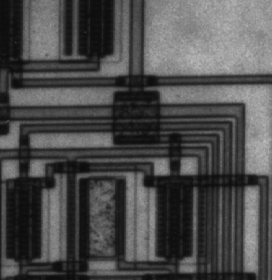
#> input picture Lab5-EdgeDetection/Lab_Edge_Detection_STD/circuit.tif, 272 x 280 px
$ jupyter execute Lab_Edge_Detection_STD.ipynb   (shell and % lines are left out)
#> lines starting #> are read from the running program, lines starting #| are printed output that depends on the picture; after the words box and inside, x2 and y2 are one past the last pixel; in counts of white or black regions, pixels touching at a corner belong together
### Lab5-EdgeDetection/Lab_Edge_Detection_STD/commonfunctions.py


import skimage.io as io
import matplotlib.pyplot as plt
import numpy as np
from skimage.exposure import histogram
from matplotlib.pyplot import bar
from skimage.color import rgb2gray,rgb2hsv

# Convolution:
from scipy.signal import convolve2d
from scipy import fftpack
import math

from skimage.util import random_noise
from skimage.filters import median
from skimage.feature import canny


# Edges
from skimage.filters import sobel_h, sobel, sobel_v,roberts, prewitt

# Show the figures / plots inside the notebook
def show_images(images,titles=None):
    #This function is used to show image(s) with titles by sending an array of images and an array of associated titles.
    # images[0] will be drawn with the title titles[0] if exists
    # You aren't required to understand this function, use it as-is.
    n_ims = len(images)
    if titles is None: titles = ['(%d)' % i for i in range(1,n_ims + 1)]
    fig = plt.figure()
    n = 1
    for image,title in zip(images,titles):
        a = fig.add_subplot(1,n_ims,n)
        if image.ndim == 2:
            plt.gray()
        plt.imshow(image)
        a.set_title(title)
        n += 1
    fig.set_size_inches(np.array(fig.get_size_inches()) * n_ims)
    plt.show()


# [6 lines left out: function showHist, not called in this run]

### Lab5-EdgeDetection/Lab_Edge_Detection_STD/Lab_Edge_Detection_STD.ipynb
# Lab 4 - part2
### Edge Detection

https://github.com/scikit-image/scikit-image/blob/master/skimage/filters/edges.py

http://scikit-image.org/docs/0.11.x/auto_examples/plot_edge_filter.html

http://scikit-image.org/docs/dev/auto_examples/edges/plot_canny.html

[cell 1]
from commonfunctions import *
from skimage.color import rgb2gray,rgba2rgb

[cell 2]
'''
1. Built-in Sobel, Prewill, Roberts, Canny
2. Custom Sobel (V-H-Both)
3. Custom LoG
'''

[cell 3]
# 1. Built-in Sobel, Prewill, Roberts, Canny

img = io.imread('circuit.tif')
#> img is the input picture: shape (280, 272); min 12, max 191, mean 76.3
sobel_h_img=sobel_h(img)
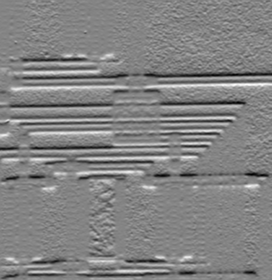
#> sobel_h_img: shape (280, 272) float64; min -0.287, max 0.268, mean -0.00183; drawn with min black and max white
sobel_v_img=sobel_v(img)
sobel_img=sobel(img)
prewitt_img=prewitt(img)
robert_img=roberts(img)
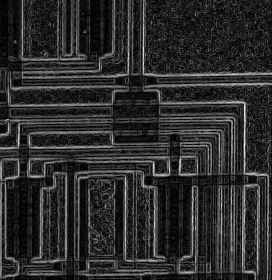
#> robert_img: shape (280, 272) float64; min 0, max 0.208, mean 0.0363; drawn with min black and max white
canny_img1=canny(img,sigma = 1.5, low_threshold=40, high_threshold=70)
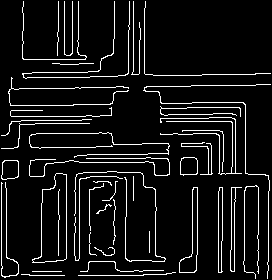
#> canny_img1: shape (280, 272) bool; 8% white in thin lines or dots
canny_img2=canny(img,sigma = 4, low_threshold=40, high_threshold=70)
#> canny_img2: shape (280, 272) bool; 2% white in thin lines or dots
canny_img3=canny(img,sigma = 1.5, low_threshold=60, high_threshold=70)
#> canny_img3: shape (280, 272) bool; 6.2% white in thin lines or dots
canny_img4=canny(img,sigma = 1.5, low_threshold=40, high_threshold=50)
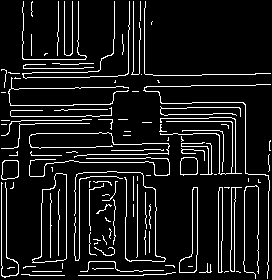
#> canny_img4: shape (280, 272) bool; 9.5% white in thin lines or dots
show_images([img,sobel_h_img,sobel_v_img,sobel_img],["Original","Sobel_h","Sobel_v","Sobel"])
#> in show_images, `n_ims = len(images)`: n_ims = 4
#> the loop in show_images, `for image,title in zip(images,titles):` made 4 passes
#> title on passes 1 to 4: 'Original', 'Sobel_h', 'Sobel_v', 'Sobel'
#> after the loop in show_images, `for image,title in zip(images,titles):`: n = 5
show_images([img,prewitt_img,robert_img,canny_img1,canny_img2,canny_img3,canny_img4],["Original","Prewitt","Robert","Canny1","Canny2","Canny3","Canny4"])
#> the loop in show_images (call 2), `for image,title in zip(images,titles):` made 7 passes


# Sigma: Standard deviation of the Gaussian filter. Good values to start with are between 0.6 and 2.4. Smaller filters cause less blurring, and allow detection of small, sharp lines. A larger filter increases processing time and causes more blurring.

# Low and High thresholds: A threshold set too high can miss important information. On the other hand, a threshold set too low will falsely identify irrelevant information (such as noise) as important. 0.2-0.5 are good starting values for the low threshold; 0.6-0.9 are good starting values for the high threshold.

[cell 4]
# 2. Custom Sobel (V-H-Both)
def customSobel(img,threshold):
#> called with threshold = 50
    img_gray=img.astype(np.uint8)
    sobelY=[[-1,0,1 ],[-2,0,2 ],[-1,0,1]]
    sobelX=[[-1,-2,-1],[0 ,0 , 0],[1 ,2 , 1]]
    convolvedY=convolve2d(img_gray,sobelY)
    convolvedX=convolve2d(img_gray,sobelX)

    convolvedXY = np.sqrt(np.square(convolvedX)+np.square(convolvedY))
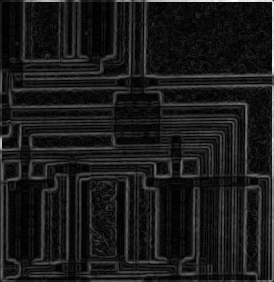
#> convolvedXY: shape (282, 274) float64; min 0, max 681, mean 71.1; drawn with min black and max white
    result = np.where(convolvedXY > threshold, 1, 0)
#> result: shape (282, 274) int64; values 0 (black) and 1 (white), 49.6% white; 564 white regions (542 under 20 px), largest, box (x1, y1, x2, y2) and area: (0, 0, 274, 282) 35330, (241, 50, 259, 63) 69, (192, 60, 212, 72) 55

    show_images([img_gray,convolvedY,convolvedX,convolvedXY,result],["Original","sobel_y","sobel_x","sobel","sobel with threshold"])


img = io.imread('circuit.tif')
customSobel(img,50)
customSobel(img,100)
#> in customSobel (call 2), `result = np.where(convolvedXY > threshold, 1, 0)`: result: shape (282, 274) int64; values 0 (black) and 1 (white), 22.7% white; 378 white regions (323 under 20 px), largest, box (x1, y1, x2, y2) and area: (23, 0, 274, 282) 4526, (0, 120, 114, 282) 1494, (75, 172, 167, 264) 1400
customSobel(img,175)
#> in customSobel (call 3), `result = np.where(convolvedXY > threshold, 1, 0)`: result: shape (282, 274) int64; values 0 (black) and 1 (white), 7.4% white in thin lines or dots
customSobel(img,250)
#> in customSobel (call 4), `result = np.where(convolvedXY > threshold, 1, 0)`: result: shape (282, 274) int64; values 0 (black) and 1 (white), 1.6% white; 65 white regions (57 under 20 px), largest, box (x1, y1, x2, y2) and area: (145, 0, 274, 76) 405, (268, 85, 274, 282) 392, (24, 0, 65, 2) 81


## threshold >>
## sensitivity to noise <<
## but fine details <<

[cell 5]
# 3. Custom LoG
from scipy import ndimage
thres= 20

def LOG(img,threshold,sig):
#> called with threshold = 20, sig = 0.03
    img_gray=img.astype(np.uint8)
    img_filtered =ndimage.gaussian_filter(img_gray,sigma=sig)

    f1=[[-1,-1,-1 ],[-1,8,-1],[-1,-1,-1 ]]
    f2=[[ 0,1,0],[1,-4,1],[ 0,1,0]]

    convolved1=convolve2d(img_filtered,f1)
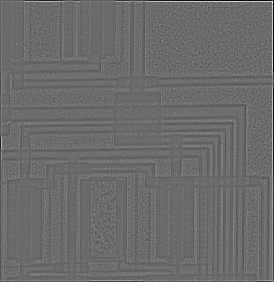
#> convolved1: shape (282, 274) int64; min -510, max 697, mean 0; drawn with min black and max white
    convolved2=convolve2d(img_filtered,f2)
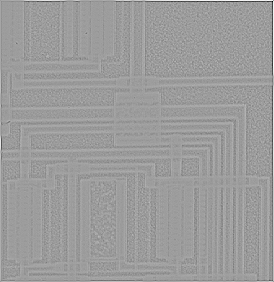
#> convolved2: shape (282, 274) int64; min -273, max 172, mean 0; drawn with min black and max white

    result1=np.where(convolved1>threshold,1,0)
#> result1: shape (282, 274) int64; values 0 (black) and 1 (white), 26.7% white in thin lines or dots
    result2=np.where(convolved2>threshold,1,0)
#> result2: shape (282, 274) int64; values 0 (black) and 1 (white), 6.4% white in thin lines or dots

    show_images([img_filtered,convolved1,convolved2,result1,result2],["img_filtered","convolved_4","convolved_8","4_with_threshold","8_with_threshold"])

img = io.imread('circuit.tif')
LOG(img,20,0.03)
LOG(img,20,0.7)
#> in LOG (call 2), `result1=np.where(convolved1>threshold,1,0)`: result1: shape (282, 274) int64; values 0 (black) and 1 (white), 17.6% white in thin lines or dots
#> in LOG (call 2), `result2=np.where(convolved2>threshold,1,0)`: result2: shape (282, 274) int64; values 0 (black) and 1 (white), 1.3% white in thin lines or dots
LOG(img,100,0.03)
#> call 3 of LOG, with threshold = 100, sig = 0.03
#> in LOG (call 3), `result2=np.where(convolved2>threshold,1,0)`:
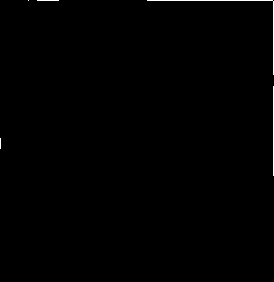
#> result2: shape (282, 274) int64; values 0 (black) and 1 (white), 0.42% white in thin lines or dots, all inside (x1, y1, x2, y2) = (0, 0, 274, 176)

[cell 6]
'''
Optional
1-Make edge detection
2-Multiply by factor < 1
3-Subtract (Orginal Image) - (Edge Detection Image)
'''

img = rgb2gray(io.imread('coffee.jpeg'))
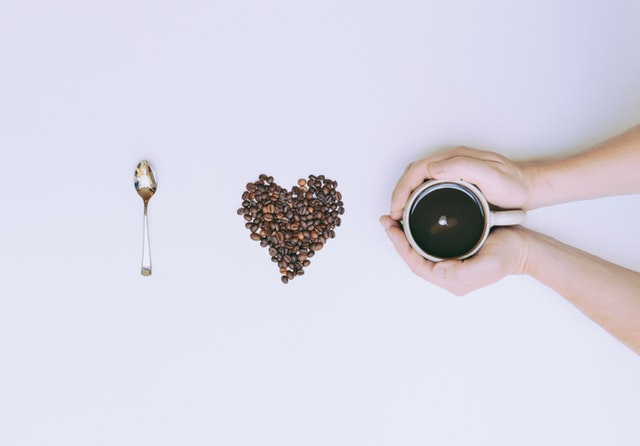
#> input picture Lab1-ImageFormats/Lab1-std/coffee.jpeg, 640 x 446 px, found by its file name
#> img: shape (446, 640) float64; min 0.0288, max 0.989, mean 0.849
print(img)
#> (printed output is left out)
print("<<<<<<<<<<<<<<<<<<")
sobel_img=sobel(img)*255
#> sobel_img: shape (446, 640) float64
print(sobel_img)
#> (printed output is left out)
print("<<<<<<<<<<<<<<<<<<")
sobel_img = sobel_img*0.7

sobel_img = img - sobel_img
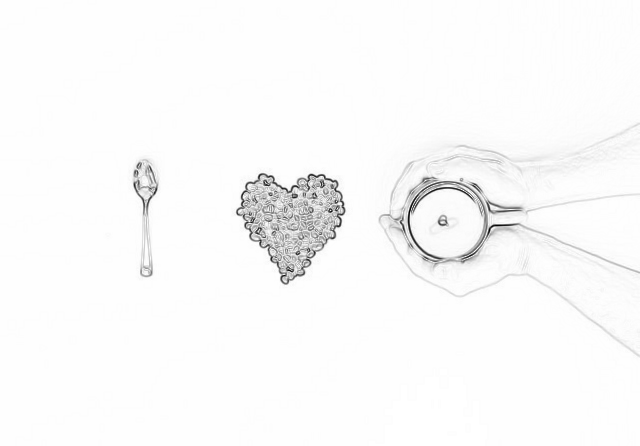
#> sobel_img: shape (446, 640) float64; min -97.99, max 0.921, mean -0.833; drawn with min black and max white
print(sobel_img)
#> (printed output is left out)
show_images( [img, sobel_img],['Original', 'After subtraction'])
